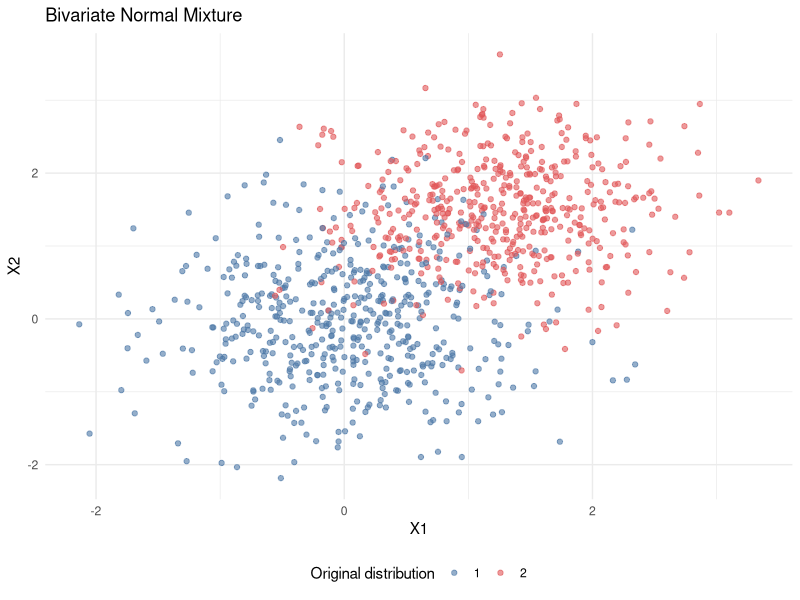

Recreate this plot in R.
library(ggplot2)

# a

n <- 10000000
mu <- c(0, 0)
sigma <- matrix(c(0.6, 0, 0, 0.6), nrow = 2)

box_muller_normal <- function(n, mu, sigma){

  set.seed(1234)
  u <- runif(n)
  v <- runif(n)
  
  x1 <- sqrt(-2*log(u))*cos(2*pi*v)*sqrt(sigma[1, 1]) + mu[1]
  x2 <- sqrt(-2*log(u))*sin(2*pi*v)*sqrt(sigma[2, 2]) + mu[2]

  return(data.frame(x1, x2))
}

start_time <- proc.time()
dist <- box_muller_normal(n, mu, sigma)
end_time <- proc.time()

print(end_time - start_time)

system.time({
  dist <- box_muller_normal(n, mu, sigma)
})


# ggplot(dist, aes(x = x1, y = x2)) +
#   geom_point(alpha = 0.2) +
#   theme_minimal() +
#   ggtitle("Bivariate Normal Distribution") +
#   xlab("X1") + 
#   ylab("X2")


# b

library(mvtnorm)

set.seed(1234)
dist2 <- rmvnorm(n, mean = mu, sigma = sigma)

system.time({
  dist2 <- rmvnorm(n, mean = mu, sigma = sigma)
})

# plot(density(dist2))


# c

mu1 <- c(0, 0)
mu2 <- c(1.2, 1.5)
mu <- list(mu1, mu2)

sigma1 <- matrix(c(0.6, 0, 0, 0.6), nrow = 2)
sigma2 <- matrix(c(0.5, 0, 0, 0.5), nrow = 2)
sigma <- list(sigma1, sigma2)

prob <- c(0.5, 0.5)
n <- 1000

x <- data.frame(matrix(NA, nrow = n, ncol = 3))
set.seed(1234)
for(i in 1:n){
  g <- sample(1:2, 1, replace = TRUE, p = prob)
  x[i, 1:2] <- rmvnorm(n = 1, mean = mu[[g]], sigma = sigma[[g]])
  x[i, 3] <- as.character(g)
}

ggplot(x, aes(x = x[, 1], y = x[, 2], color = x[, 3])) +
  geom_point(alpha = 0.6) +
  theme_minimal() +
  scale_color_manual(values = c("#4E79A7", "#E15759")) + 
  labs(title = "Bivariate Normal Mixture", x = "X1", y = "X2", color = "Original distribution") + 
  theme(legend.position="bottom")
